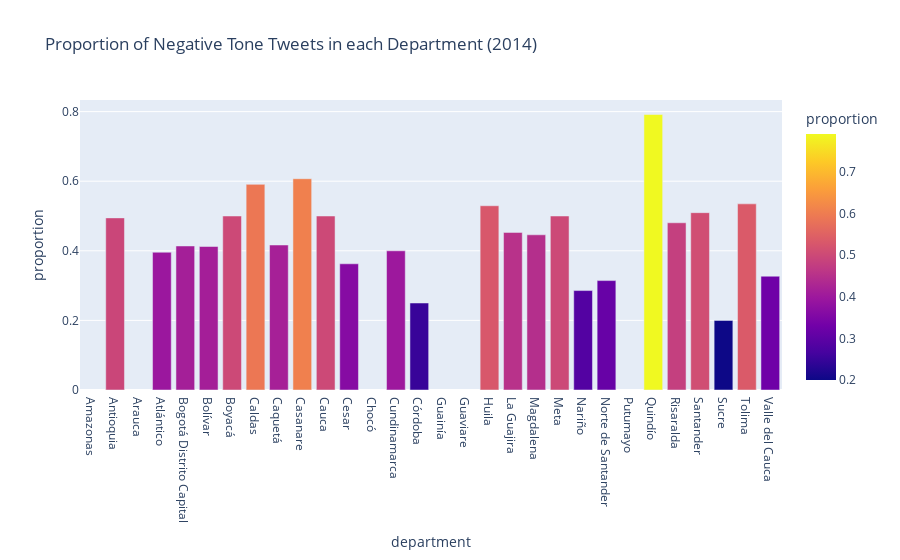

Write notebook code for a chart like this one.
### Code cell
# plot proportion of negative tone tweets in each department (heatmap)
df_with_tone_sample = df_with_tone[df_with_tone['date'].astype(str).str[:4].isin(['2016'])]

df_with_tone_sample = df_with_tone_sample.groupby(['department', 'tone']).size().reset_index(name='count')
df_with_tone_sample = df_with_tone_sample.pivot_table(index='department', columns='tone', values='count').reset_index()

df_with_tone_sample['total'] = df_with_tone_sample['negative'] + df_with_tone_sample['neutral'] + df_with_tone_sample['positive']

df_with_tone_sample['negative'] = df_with_tone_sample['negative']/df_with_tone_sample['total']


df_with_tone_sample = df_with_tone_sample.drop(columns=['total'])
df_with_tone_sample = df_with_tone_sample.drop(columns=['neutral'])
df_with_tone_sample = df_with_tone_sample.drop(columns=['positive'])


df_with_tone_sample = df_with_tone_sample.melt(id_vars=['department'], var_name='negative', value_name='proportion')

# create a heatmap
fig = px.bar(df_with_tone_sample, x='department', y='proportion', color='proportion', title='Proportion of Negative Tone Tweets in each Department (2014)')

fig.show()

### Figure 1 — Plotly figure (JSON) as saved in the notebook; plotly's stock layout.template omitted (floating-point values rounded to 4 significant figures)
{"data": [{"alignmentgroup": "True", "hovertemplate": "department=%{x}<br>proportion=%{marker.color}<extra></extra>", "legendgroup": "", "marker": {"color": [null, 0.4946, null, 0.3959, 0.4139, 0.4124, 0.5, 0.5909, 0.4167, 0.6071, 0.5, 0.3626, null, 0.4, 0.25, null, null, 0.5294, 0.4528, 0.4459, 0.5, 0.2857, 0.3144, null, 0.7917, 0.4805, 0.5096, 0.2, 0.5349, 0.327], "coloraxis": "coloraxis", "pattern": {"shape": ""}}, "name": "", "offsetgroup": "", "orientation": "v", "showlegend": false, "textposition": "auto", "type": "bar", "x": ["Amazonas", "Antioquia", "Arauca", "Atlántico", "Bogotá Distrito Capital", "Bolívar", "Boyacá", "Caldas", "Caquetá", "Casanare", "Cauca", "Cesar", "Chocó", "Cundinamarca", "Córdoba", "Guainía", "Guaviare", "Huila", "La Guajira", "Magdalena", "Meta", "Nariño", "Norte de Santander", "Putumayo", "Quindío", "Risaralda", "Santander", "Sucre", "Tolima", "Valle del Cauca"], "xaxis": "x", "y": [null, 0.4946, null, 0.3959, 0.4139, 0.4124, 0.5, 0.5909, 0.4167, 0.6071, 0.5, 0.3626, null, 0.4, 0.25, null, null, 0.5294, 0.4528, 0.4459, 0.5, 0.2857, 0.3144, null, 0.7917, 0.4805, 0.5096, 0.2, 0.5349, 0.327], "yaxis": "y"}], "layout": {"barmode": "relative", "coloraxis": {"colorbar": {"title": {"text": "proportion"}}, "colorscale": [[0, "#0d0887"], [0.1111, "#46039f"], [0.2222, "#7201a8"], [0.3333, "#9c179e"], [0.4444, "#bd3786"], [0.5556, "#d8576b"], [0.6667, "#ed7953"], [0.7778, "#fb9f3a"], [0.8889, "#fdca26"], [1, "#f0f921"]]}, "legend": {"tracegroupgap": 0}, "title": {"text": "Proportion of Negative Tone Tweets in each Department (2014)"}, "xaxis": {"anchor": "y", "domain": [0, 1], "title": {"text": "department"}}, "yaxis": {"anchor": "x", "domain": [0, 1], "title": {"text": "proportion"}}}}
